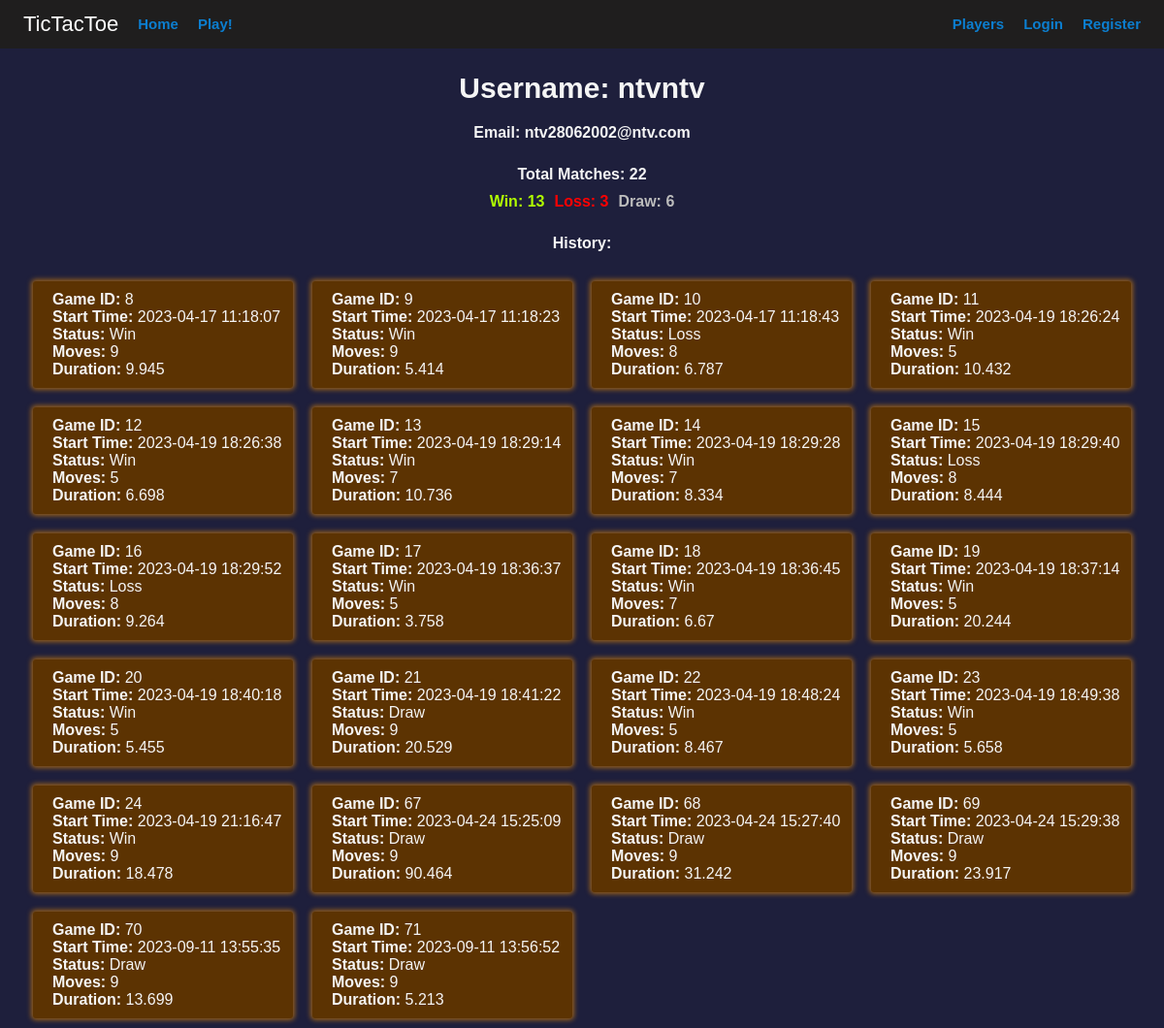
/player/2, run on an earlier commit of the app's database.
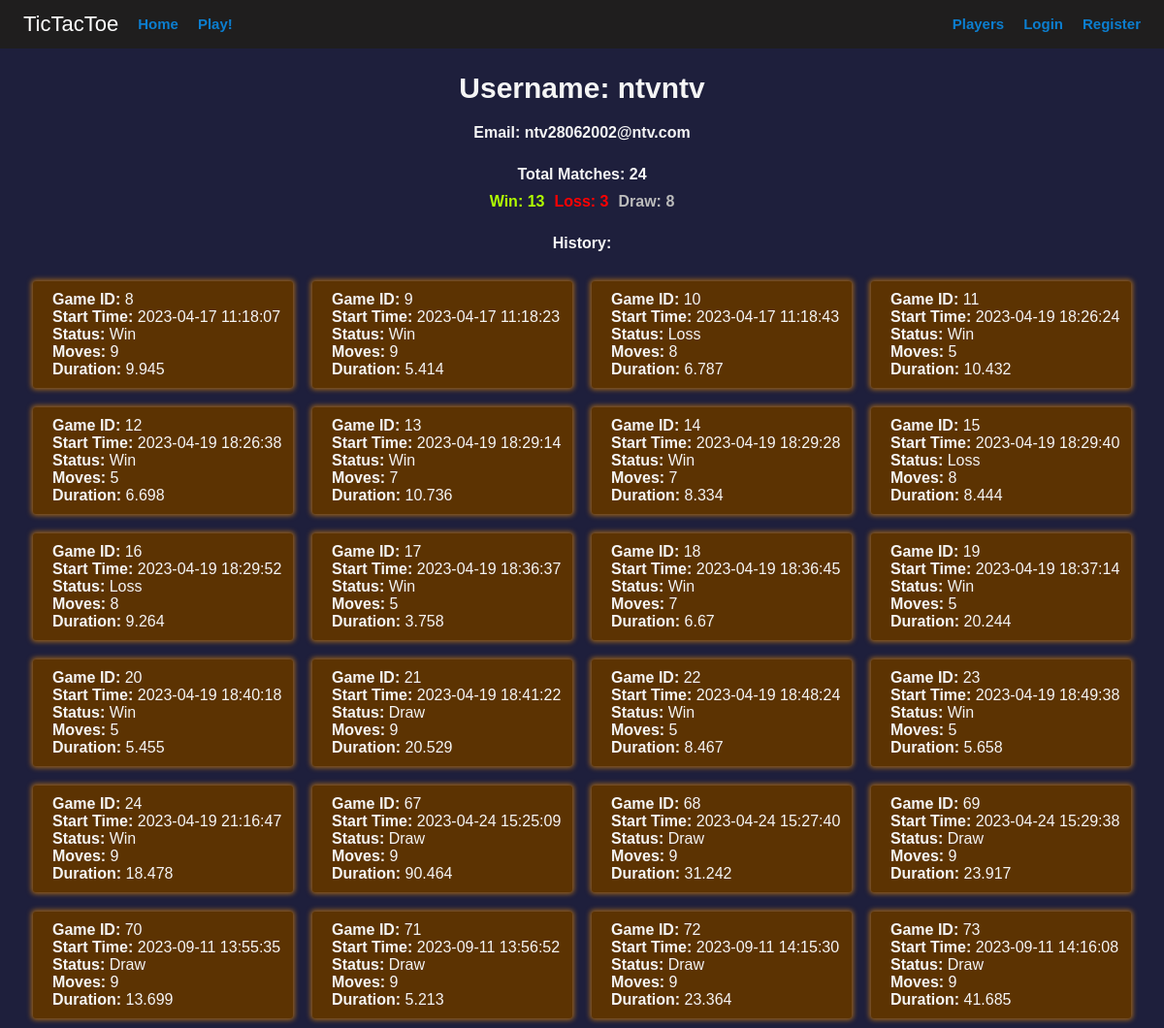
And on a later commit of the database.
### app/models.py (models this page shows, shortened)
class Player(db.Model, UserMixin):
    __tablename__ = 'players'
    id = db.Column(db.Integer, primary_key=True)
    username = db.Column(db.String(20), unique=True, nullable=False)
    email = db.Column(db.String(100), unique=True, nullable=False)
    password_hash = db.Column(db.String(100), nullable=False)
    match = db.relationship('Match', backref='player', lazy='select', cascade='all, delete-orphan')
    @property
    def password(self):
        raise AttributeError("password is not a readable attribute")
    def num_matches_played(self):
        return len(self.match)
    def num_matches_win(self):
        return len([w for w in self.match if w.status == "Win"])
    def num_matches_loss(self):
        return len([l for l in self.match if l.status == "Loss"])
    def num_matches_draw(self):
        return len([d for d in self.match if d.status == "Draw"])

class Match(db.Model):
    __tablename__ = 'match'
    id = db.Column(db.Integer, primary_key=True)
    status = db.Column(db.String, nullable=False)
    moves = db.Column(db.Integer, nullable=False)
    start_time = db.Column(db.DateTime, nullable=False)
    duration = db.Column(db.Float, nullable=False)
    player_id = db.Column(db.Integer, db.ForeignKey('players.id'), nullable=False)

### app/main/views.py (the view)
@main.route('/player/<int:player_id>')
def player_profile(player_id):
    player = Player.query.get_or_404(player_id)
    return render_template('player_profile.html', player=player)

### app/templates/player_profile.html (shortened to what this page needs)
{% extends 'base.html' %} {% block title %}{{ player.username }}{% endblock %}
{% block head %} {{ super() }}
<link
  rel="stylesheet"
  type="text/css"
  href="{{ url_for('static',filename='css/player_profile.css') }}"
/>
{% endblock %}{% block content %}
<div class="container">
  <div class="username">Username: {{ player.username }}</div>
  <div class="email">Email: {{ player.email }}</div>
  <div class="stats_container">
    <div class="stat">Total Matches: {{ player.num_matches_played() }}</div>
    <div class="line">
      <div class="stat_win">Win: {{ player.num_matches_win() }}</div>
      <div class="stat_loss">Loss: {{ player.num_matches_loss() }}</div>
      <div class="stat_draw">Draw: {{ player.num_matches_draw() }}</div>
    </div>
  </div>
  <div class="my-matches">History:</div>
  <div class="matches">
    {% for match in player.match %}
    <div class="match-holder">
      <div class="match-des"><b>Game ID:</b> {{ match.id }}</div>
      <div class="match-des"><b>Start Time:</b> {{ match.start_time }}</div>
      <div class="match-des"><b>Status:</b> {{ match.status }}</div>
      <div class="match-des"><b>Moves:</b> {{ match.moves }}</div>
      <div class="match-des"><b>Duration:</b> {{ match.duration }}</div>
    </div>
    {% endfor %}
  </div>
</div>
{% endblock %}

### app/templates/base.html (shortened to what this page needs)
<!DOCTYPE html>
<html>
  {% block head %}
  <head>
    <link
      rel="stylesheet"
      type="text/css"
      href="{{ url_for('static',filename='css/base.css') }}"
    />
    <title>{% block title %}Marketplace{% endblock %}</title></head
  >{% endblock %}
  <body>
    <div class="nav-bar">
      <div class="nav-left">
        <a class="text-link" href=""><div class="nav-text">TicTacToe</div></a>
        <div class="nav-btn"><a href="{{ url_for('main.home') }}">Home</a></div>
        <div class="nav-btn">
          <a href="{{ url_for('main.tictactoe') }}">Play!</a>
        </div>
      </div>
      <div class="nav-right">
        <div class="nav-links">
          <div class="nav-btn">
            <a href="{{ url_for('main.players') }}">Players</a>
          </div>
          {% if current_user.is_authenticated %}
          <div class="nav-btn">
            <a
              href="{{ url_for('main.player_profile', player_id = current_user.id) }}"
              >Profile</a
            >
          </div>
          <div class="nav-btn">
            <a href="{{ url_for('main.logout') }}">Logout</a>
          </div>
          {% else %}
          <div class="nav-btn">
            <a href="{{ url_for('main.login') }}">Login</a>
          </div>
          <div class="nav-btn">
            <a href="{{ url_for('main.new_player') }}">Register</a>
          </div>
          {% endif %}
        </div>
      </div>
    </div>
     {% block content %} {% endblock %}
  </body>
</html>

### app/static/css/base.css (style rules this page uses)
html, body { font-family: Arial, Helvetica, sans-serif; font-weight: 600; margin: 0; padding: 0; width: 100%; }
.nav-bar { display: flex; background-color: #1f1e1e; position: sticky; width: 100%; height: 50px; justify-content: space-between; align-items: center; }
.nav-left { display: flex; align-items: center; margin-left: 2%; }
.nav-right { display: flex; align-items: center; margin-right: 2%; }
.nav-btn { margin-right: 20px; color: white; }
.nav-btn:last-child { margin-right: 0px; }
.text-link { text-decoration: none; color: white; }
.nav-text { color: white; display: flex; align-items: center; margin-right: 20px; font-weight: 400; font-size: 22px; }
.nav-links { display: flex; align-items: center; }
a { text-decoration: none; color: #0c7ecf; font-size: 15px; }

### app/static/css/player_profile.css (style rules this page uses)
body { display: flex; flex-direction: column; align-items: center; justify-content: center; background-color: #1e1f3c; color: whitesmoke; padding: 0; margin: 0; }
.container { width: 96%; margin-top: 2%; margin-left: 2%; margin-right: 2%; display: flex; flex-direction: column; align-items: center; }
.username { font-size: 30px; }
.email { margin-top: 20px; margin-bottom: 20px; }
.my-matches { margin-bottom: 20px; }
.matches { display: flex; flex-wrap: wrap; width: 100%; border-radius: 10px; }
.match-holder { display: flex; flex-direction: column; flex-wrap: wrap; width: calc(100% / 4 - 40px); perspective: 800px; margin: 10px; justify-content: center; border-radius: 3px; background-color: #5c3302; box-shadow: 0 0 5px 2px #955f1c; padding: 10px; }
.match-des { font-weight: 400; margin-left: 10px; }
.stats_container { display: flex; flex-direction: column; align-items: center; min-width: 10%; margin-bottom: 20px; }
.stats_container .stat { margin: 5px; text-align: center; }
.stats_container .stat_draw { margin: 5px; text-align: center; color: #bcbcbc; }
.stats_container .stat_win { margin: 5px; text-align: center; color: #b1ff00; }
.stats_container .stat_loss { margin: 5px; text-align: center; color: red; }
.stats_container .line { display: flex; flex-direction: row; justify-content: center; align-items: center; flex-wrap: nowrap; }

What changed in the data, as far as the page shows it:
computed for Match id 8: num_matches_draw "6" → "8"
added Match: id "72", start_time "2023-09-11 14:15:30", status "Draw", moves "9", duration "23.364"
added Match: id "73", start_time "2023-09-11 14:16:08", status "Draw", moves "9", duration "41.685"
Also different on the page:
{{ player.num_matches_played() }}: "22" → "24"
